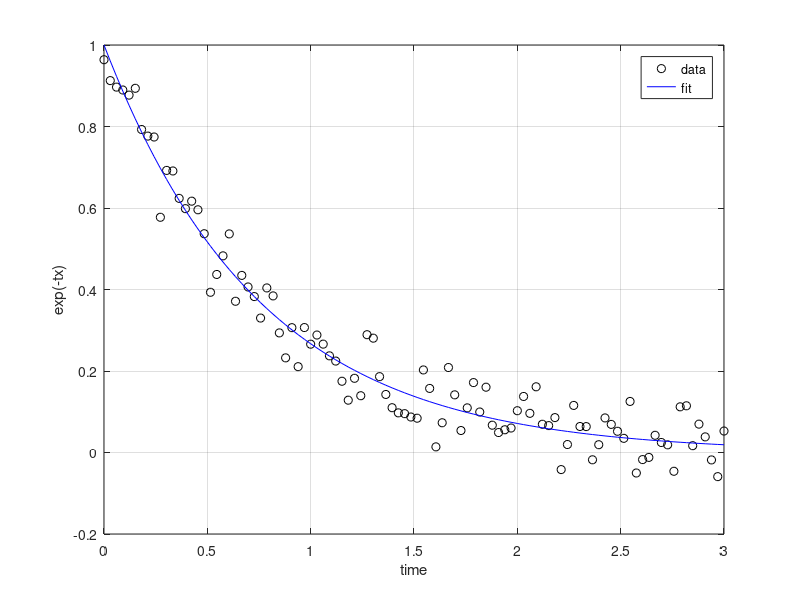

This chart was generated by the following MATLAB code:


clear all; close all; clc

tic
d = linspace(0,3); % creates hundred evenly spaced pts betw 0 and 3 
y = exp(-1.3*d) + 0.05*randn(size(d));

% now define your guess function, that could fit the data! 
fun=@(r)exp(-d*r)-y;
x0=4; % Arbitrarily choose an initial guess x0 = 4.

% start the optimization function, which returns a value to x variable
x = lsqnonlin(fun,x0)

plot(d,y,'ko',d,exp(-d*x),'b-')
legend('data','fit')
xlabel('t')
ylabel('exp(-tx)')
xlabel('time')
grid on
fprintf ('code executed in %0.2f seconds',toc)
